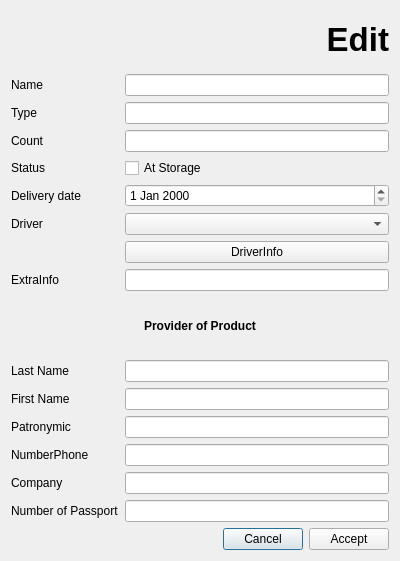
<?xml version="1.0" encoding="UTF-8"?>
<ui version="4.0">
 <class>editelem</class>
 <widget class="QDialog" name="editelem">
  <property name="geometry">
   <rect>
    <x>0</x>
    <y>0</y>
    <width>400</width>
    <height>561</height>
   </rect>
  </property>
  <property name="windowTitle">
   <string>Dialog</string>
  </property>
  <layout class="QGridLayout" name="gridLayout">
   <item row="12" column="0">
    <widget class="QLabel" name="label_11">
     <property name="text">
      <string>Patronymic</string>
     </property>
    </widget>
   </item>
   <item row="10" column="0">
    <widget class="QLabel" name="label_9">
     <property name="text">
      <string>Last Name</string>
     </property>
    </widget>
   </item>
   <item row="1" column="0">
    <widget class="QLabel" name="label">
     <property name="text">
      <string>Name</string>
     </property>
    </widget>
   </item>
   <item row="15" column="0">
    <widget class="QLabel" name="label_14">
     <property name="text">
      <string>Number of Passport</string>
     </property>
    </widget>
   </item>
   <item row="2" column="0">
    <widget class="QLabel" name="label_2">
     <property name="text">
      <string>Type</string>
     </property>
    </widget>
   </item>
   <item row="14" column="0">
    <widget class="QLabel" name="label_13">
     <property name="text">
      <string>Company</string>
     </property>
    </widget>
   </item>
   <item row="13" column="0">
    <widget class="QLabel" name="label_12">
     <property name="text">
      <string>NumberPhone</string>
     </property>
    </widget>
   </item>
   <item row="8" column="0">
    <widget class="QLabel" name="label_4">
     <property name="text">
      <string>ExtraInfo</string>
     </property>
    </widget>
   </item>
   <item row="16" column="3">
    <widget class="QPushButton" name="pushButton_2">
     <property name="text">
      <string>Cancel</string>
     </property>
    </widget>
   </item>
   <item row="3" column="0">
    <widget class="QLabel" name="label_3">
     <property name="text">
      <string>Count</string>
     </property>
    </widget>
   </item>
   <item row="6" column="0">
    <widget class="QLabel" name="label_15">
     <property name="text">
      <string>Driver</string>
     </property>
    </widget>
   </item>
   <item row="11" column="0">
    <widget class="QLabel" name="label_10">
     <property name="text">
      <string>First Name</string>
     </property>
    </widget>
   </item>
   <item row="4" column="0">
    <widget class="QLabel" name="label_6">
     <property name="text">
      <string>Status</string>
     </property>
    </widget>
   </item>
   <item row="5" column="0">
    <widget class="QLabel" name="label_7">
     <property name="text">
      <string>Delivery date</string>
     </property>
    </widget>
   </item>
   <item row="16" column="4">
    <widget class="QPushButton" name="pushButton">
     <property name="text">
      <string>Accept</string>
     </property>
    </widget>
   </item>
   <item row="15" column="1" colspan="4">
    <widget class="QLineEdit" name="numpsEdit"/>
   </item>
   <item row="14" column="1" colspan="4">
    <widget class="QLineEdit" name="companyEdit"/>
   </item>
   <item row="13" column="1" colspan="4">
    <widget class="QLineEdit" name="numphEdit"/>
   </item>
   <item row="12" column="1" colspan="4">
    <widget class="QLineEdit" name="ochEdit"/>
   </item>
   <item row="11" column="1" colspan="4">
    <widget class="QLineEdit" name="nameEdit"/>
   </item>
   <item row="10" column="1" colspan="4">
    <widget class="QLineEdit" name="famEdit"/>
   </item>
   <item row="9" column="0" colspan="5">
    <widget class="QLabel" name="label_8">
     <property name="font">
      <font>
       <bold>true</bold>
      </font>
     </property>
     <property name="text">
      <string>Provider of Product</string>
     </property>
     <property name="alignment">
      <set>Qt::AlignCenter</set>
     </property>
    </widget>
   </item>
   <item row="8" column="1" colspan="4">
    <widget class="QLineEdit" name="textEdit"/>
   </item>
   <item row="7" column="1" colspan="4">
    <widget class="QPushButton" name="driverinfoButton">
     <property name="text">
      <string>DriverInfo</string>
     </property>
    </widget>
   </item>
   <item row="6" column="1" colspan="4">
    <widget class="QComboBox" name="comboBox"/>
   </item>
   <item row="5" column="1" colspan="4">
    <widget class="QDateEdit" name="dateEdit"/>
   </item>
   <item row="4" column="1" colspan="4">
    <widget class="QCheckBox" name="checkBox">
     <property name="text">
      <string>At Storage</string>
     </property>
    </widget>
   </item>
   <item row="3" column="1" colspan="4">
    <widget class="QLineEdit" name="lineEdit_3"/>
   </item>
   <item row="2" column="1" colspan="4">
    <widget class="QLineEdit" name="lineEdit_2"/>
   </item>
   <item row="1" column="1" colspan="4">
    <widget class="QLineEdit" name="lineEdit"/>
   </item>
   <item row="0" column="0" colspan="5">
    <widget class="QLabel" name="label_5">
     <property name="font">
      <font>
       <pointsize>25</pointsize>
       <bold>true</bold>
      </font>
     </property>
     <property name="text">
      <string>Edit</string>
     </property>
     <property name="alignment">
      <set>Qt::AlignRight|Qt::AlignTrailing|Qt::AlignVCenter</set>
     </property>
    </widget>
   </item>
  </layout>
 </widget>
 <resources/>
 <connections/>
</ui>
